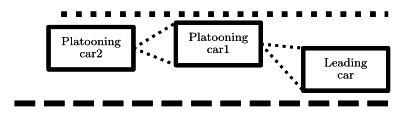

The Python source for this figure:
import matplotlib
import schemdraw.elements as elm
import numpy as np
import schemdraw
from schemdraw import flow


import os

matplotlib.use('Agg')

matplotlib.rcParams['font.serif'] = 'Palatino Linotype'
matplotlib.rcParams['font.family'] = 'serif'
matplotlib.rcParams['text.usetex'] = True

file = (os.path.basename(__file__)).replace(".py", "")
filepath = os.path.dirname(__file__) + '/'

with schemdraw.Drawing(file=(filepath + file + ".pdf")) as d:
    d.config(fontsize=10, unit=0.5)

    # main boxes
    d += (PC1 := flow.Box(xy=(0, 0.1), w=2, h=1, label="Platooning\ncar1")).anchor(anchor='center').linewidth(3)
    d += (PC2 := flow.Box(xy=(-3, 0), w=2, h=1, label="Platooning\ncar2")).anchor(anchor='center').linewidth(3)
    d += (LC := flow.Box(xy=(3, -0.5), w=2, h=1, label="Leading\ncar")).anchor(anchor="center").linewidth(3)

    # subboxes

    #lines and arrows
    d += flow.Line().linewidth(4).linestyle(':').at(PC2.NW+0.3).tox(LC.NE)
    d += flow.Line().linewidth(4).linestyle('--').at(PC2.SW-0.8).tox(LC.SE)
    d += flow.Line().linestyle(':').at(PC1.E).to(LC.NW)
    d += flow.Line().linestyle(':').at(PC1.E).to(LC.SW)
    d += flow.Line().linestyle(':').at(PC2.E).to(PC1.NW)
    d += flow.Line().linestyle(':').at(PC2.E).to(PC1.SW)
    # d += flow.Line().linestyle('-').at(ESP.N).toy(ToF.S-0.2).label('b', loc='bottom', ofst=(.3, -.1))

    # d += flow.Arc2(k=-.15,arrow ='-') \
    #     .at(ESP.N, dx=np.cos(70/180*np.pi), dy=np.sin(70/180*np.pi)) \
    #     .to(ESP.N, dy=1) \
    #     .color('Red'). label('A')
    # d += flow.Arc2(k=-.35,arrow ='-') \
    #     .at(ESP.N, dx=np.cos(70/180*np.pi)*0.75, dy=np.sin(70/180*np.pi)*0.75) \
    #     .to(ESP.N, dx=np.cos(110/180*np.pi)*0.75, dy=np.sin(110/180*np.pi)*0.75) \
    #     .color('blue').label('B', loc='bottom', ofst=(0.4,-0.2))
